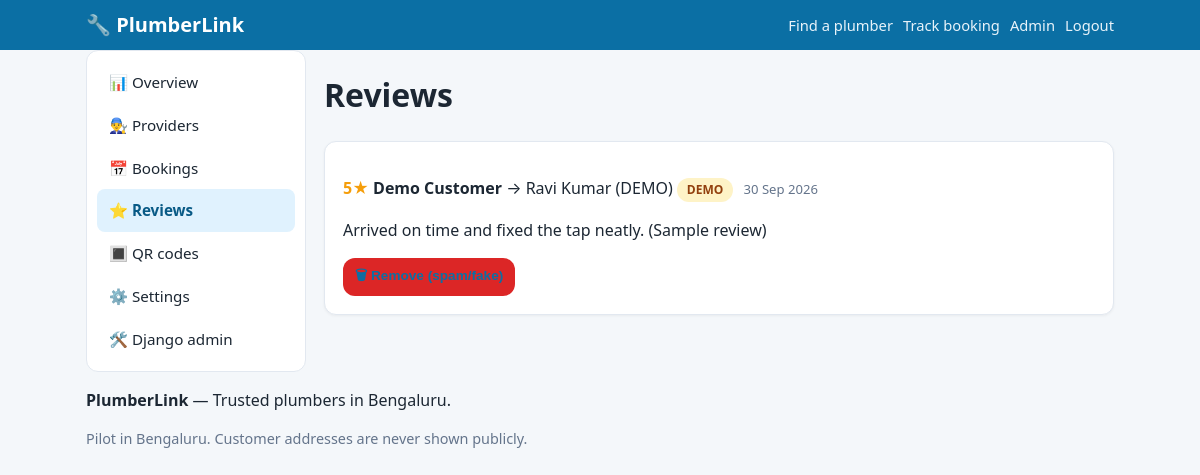
Screenshot of /admin-panel/reviews/ (signed in) with the database file from the repository.
### core/models.py (models this page shows, shortened)
class Review(models.Model):
    booking = models.OneToOneField(Booking, on_delete=models.CASCADE, related_name="review")
    provider = models.ForeignKey(ProviderProfile, on_delete=models.CASCADE, related_name="reviews")
    customer_name = models.CharField(max_length=120)
    rating = models.PositiveSmallIntegerField(choices=[(i, i) for i in range(1, 6)])
    comment = models.TextField(blank=True)
    is_demo = models.BooleanField(default=False)
    created_at = models.DateTimeField(auto_now_add=True)
    class Meta:
        ordering = ["-created_at"]

class ProviderProfile(models.Model):
    user = models.OneToOneField(User, on_delete=models.CASCADE, related_name="provider_profile")
    display_name = models.CharField(max_length=120, help_text="Name shown to customers")
    phone = models.CharField(max_length=20, help_text="Customer-facing phone number")
    photo = models.ImageField(upload_to="providers/", blank=True, null=True)
    bio = models.TextField(blank=True)
    experience_years = models.PositiveSmallIntegerField(default=0)
    emergency_available = models.BooleanField(default=False)
    services = models.ManyToManyField(Service, through="ProviderService", related_name="providers")
    areas = models.ManyToManyField(Locality, related_name="providers", help_text="Localities served")
    work_start = models.TimeField(default="09:00")
    work_end = models.TimeField(default="19:00")
    work_days = models.CharField(
        max_length=60, default="Mon,Tue,Wed,Thu,Fri,Sat",
        help_text="Comma-separated, e.g. Mon,Tue,Wed,Thu,Fri,Sat",
    )
    is_available = models.BooleanField(default=True, help_text="Master on/off switch for new bookings")
    is_approved = models.BooleanField(default=False, help_text="Admin approval — unapproved profiles are hidden")
    is_featured = models.BooleanField(default=False, help_text="Pinned to the top of listings")
    is_demo = models.BooleanField(default=False, help_text="Sample data — clearly badged in the UI")
    rating_avg = models.FloatField(default=0.0)
    rating_count = models.PositiveIntegerField(default=0)
    created_at = models.DateTimeField(auto_now_add=True)
    updated_at = models.DateTimeField(auto_now=True)
    class Meta:
        ordering = ["-is_featured", "-rating_avg", "display_name"]

### core/views.py (the view, shortened to what this page needs)
# urls.py: path("admin-panel/reviews/", v.admin_reviews, name="admin_reviews"),
@staff_member_required
def admin_reviews(request):
    reviews = Review.objects.select_related("provider", "booking").order_by("-created_at")[:200]
    return render(request, "core/a_reviews.html", {"reviews": reviews})

### core/context_processors.py (called while the page is built)
def site(request):
    return {
        "brand_name": "PlumberLink",
        "brand_tagline": "Trusted plumbers in Bengaluru",
        "service_categories": ServiceCategory.objects.all().prefetch_related("services"),
        "platform": PlatformSettings.get(),
    }

### core/models.py (called while the page is built)
    @classmethod
    def get(cls) -> "PlatformSettings":
        obj, _ = cls.objects.get_or_create(pk=1)
        return obj

### core/templates/core/a_reviews.html (shortened to what this page needs)
{% extends "core/a_base.html" %}
{% block acontent %}
<h1>Reviews</h1>
{% for r in reviews %}
<div class="card">
  <p><span class="stars">{{ r.rating }}★</span> <strong>{{ r.customer_name }}</strong> → {{ r.provider.display_name }}
     {% if r.is_demo %}<span class="badge badge-demo">DEMO</span>{% endif %}
     <span class="muted small">{{ r.created_at|date:"d M Y" }}</span></p>
  <p>{{ r.comment|default:"(no comment)" }}</p>
  <form method="post" class="inline-form">{% csrf_token %}
    <button class="btn btn-danger btn-sm" name="action" value="delete" onclick="return confirm('Remove this review?')">🗑 Remove (spam/fake)</button>
  </form>
</div>
{% empty %}<div class="card"><p class="muted">No reviews yet.</p></div>{% endfor %}
{% endblock %}

### core/static/core/css/style.css (style rules this page uses)
:root { --brand:#0b6fa4; --brand-d:#085a86; --accent:#f59e0b; --bg:#f4f7fa; --card:#ffffff; --ink:#1c2733; --muted:#64748b; --line:#e2e8f0; --ok:#16a34a; --warn:#d97706; --bad:#dc2626; --radius:12px; }
* { box-sizing:border-box }
body { margin:0;font-family:system-ui,-apple-system,"Segoe UI",Roboto,Arial,sans-serif; background:var(--bg);color:var(--ink);line-height:1.5 }
.btn { display:inline-block;background:var(--brand);color:#fff;border:0;border-radius:var(--radius); padding:12px 20px;font-size:1rem;font-weight:600;cursor:pointer;text-decoration:none;text-align:center }
.btn-sm { padding:7px 12px;font-size:.85rem;background:#fff;color:var(--brand) }
.btn-danger { background:var(--bad) }
.card { background:var(--card);border:1px solid var(--line);border-radius:var(--radius); padding:18px;margin:14px 0;box-shadow:0 1px 3px rgba(0,0,0,.05) }
.muted { color:var(--muted);font-size:.9rem }
.small { font-size:.82rem }
.stars { color:var(--accent);font-weight:700 }
.badge { display:inline-block;font-size:.75rem;font-weight:700;padding:3px 10px;border-radius:999px; background:#e0f2fe;color:#075985;margin-right:6px }
.badge-demo { background:#fef3c7;color:#92400e }
.inline-form { display:inline }

### rows the page displays
Review: rating "5", customer_name "Demo Customer", provider.display_name "Ravi Kumar (DEMO)", is_demo "DEMO", created_at "30 Sep 2026", comment "Arrived on time and fixed the tap neatly. (Sample review)"

### other values shown
{{ brand_name }} "PlumberLink"
{{ brand_tagline }} "Trusted plumbers in Bengaluru"
